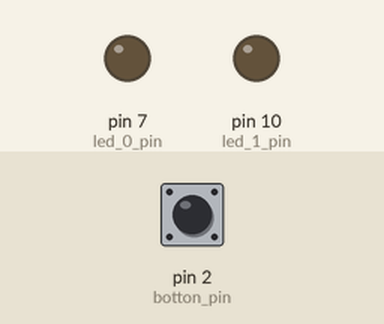
Simulated run of this sketch. Board: Arduino Uno, built with avr-gcc and run on an emulated ATmega328P. Shown: output pins drawn as LEDs (lit = HIGH). The test bench sets the inputs (shaded band); at power-on: pin 2 (botton_pin) HIGH. What the sketch prints to the serial monitor is not drawn.

Above: at 1.2 s.
1.3 s: pin 2 (botton_pin) pulled LOW for 0.15 s
At 2.5 s:
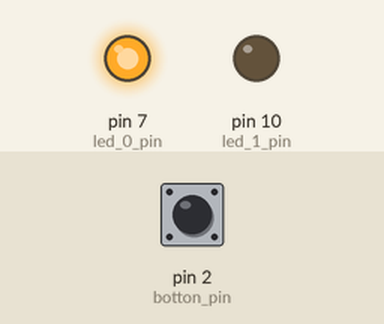
2.9 s: pin 2 (botton_pin) pulled LOW for 1 s
At 3.7 s:
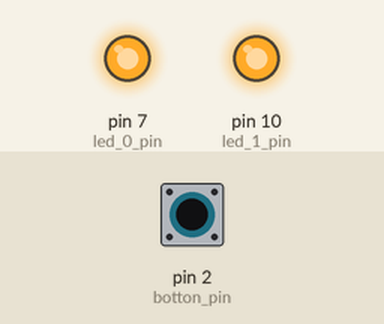
5.4 s: pin 2 (botton_pin) pulled LOW for 3.2 s
At 6.8 s:
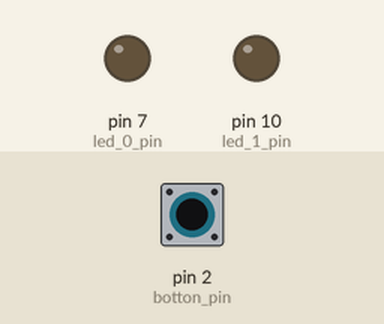
Timing chart, 0 to 8.4 s (numbered marks = the images above; inputs shaded):
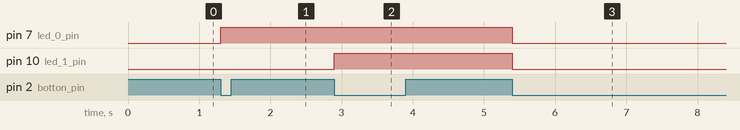

The sketch:

Input_Monitoring.ino
```cpp
#include <Arduino_FreeRTOS.h>

const int	botton_pin = 2;
const int	led_0_pin = 7;
const int	led_1_pin = 10;

const	int	ctrlTable[3][2] = {{LOW, LOW}, {HIGH, LOW}, {HIGH, HIGH}};

int	toggle = 0;

void setup() {
	Serial.begin(9600);

	pinMode(botton_pin, INPUT_PULLUP);
	pinMode(led_0_pin, OUTPUT);
	pinMode(led_1_pin, OUTPUT);

	Serial.println("********\nSystem start");
	attachInterrupt(digitalPinToInterrupt(botton_pin), toggleLED, FALLING);
}

void	loop() {
	digitalWrite(led_0_pin, ctrlTable[toggle][0]);
	digitalWrite(led_1_pin, ctrlTable[toggle][1]);
}

void	toggleLED(void) {
	toggle = (toggle + 1) % 3;
}

/*
void loop() {
	int	btn_state = 0;
	// これboolにしたい...
	bool	latest_change = false;
	int	btn_on = 0;
	int	btn_off = 0;
	int	state = 0;

	while (1) {
		btn_state = digitalRead(botton_pin);
		if (btn_state == 0) {
			btn_on += 1;
			btn_off = 0;
		} else if (btn_on != 0 && btn_state == 1) {
			btn_off += 1;
			latest_change = false;
			if (btn_off >= 1000) {
				btn_on = 0;
			}
		}
		if (btn_on >= 10000 && latest_change == false) {
			latest_change = true;
			btn_off = 0;
			btn_on = 0;
			state = (state + 1) % 3;
		}
		digitalWrite(led_0_pin, ctrlTable[state][0]);
		digitalWrite(led_1_pin, ctrlTable[state][1]);
	}
}
*/
```

Measured:
- after the input at 1.3 s, pin 7 (led_0_pin): LOW → HIGH at once
- after the input at 2.9 s, pin 10 (led_1_pin): LOW → HIGH at once
- after the input at 5.4 s, pin 7 (led_0_pin), pin 10 (led_1_pin): HIGH → LOW at once
